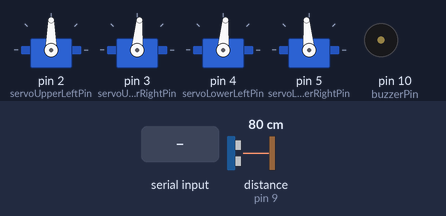
Bench run of a sketch on a simulated Arduino Uno, built with avr-gcc and run on an emulated ATmega328P. Shown: 4 × servo, buzzer (waves = sounding). Wiring (inferred from the names in the program): ultrasonic range finder: trigger pin 8; echo pin 9. The inputs (shaded band) are chosen by the test bench; at power-on: distance to the obstacle (sensor on pin 9) 80 cm. The echo pulse lasts 58.3 µs per cm.

Above: at 2.3 s.
2.4 s: "w" received over the second serial link
At 3.5 s:
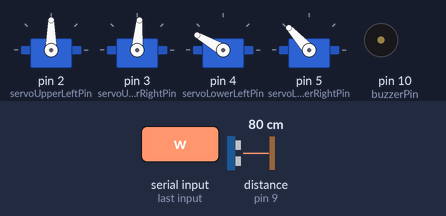
5.4 s: distance to the obstacle (sensor on pin 9) set to 60 cm
8.4 s: "l" received over the second serial link
At 10.22 s:
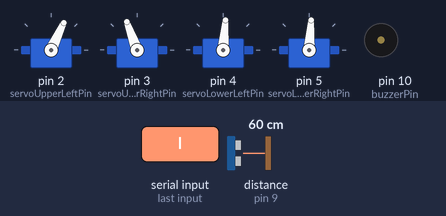
11.4 s: "b" received over the second serial link
At 12.7 s:
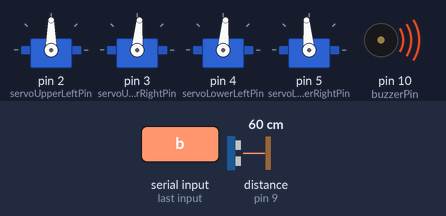
14.4 s: "d" received over the second serial link
At 14.88 s:
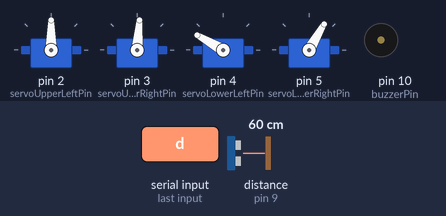
17.4 s: "a" received over the second serial link
At 18.6 s:
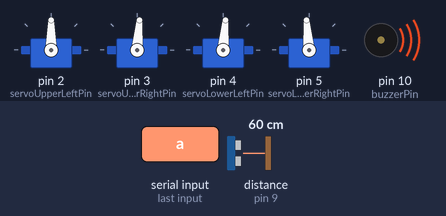
Timing chart, 0 to 26.4 s (numbered marks = the images above; inputs shaded):
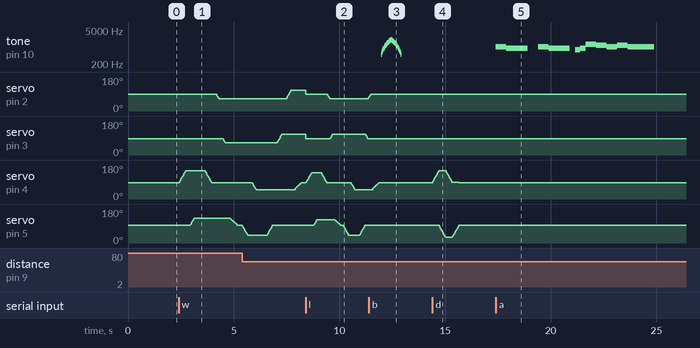

Measured:
- after the input at 2.4 s, servo on pin 2 (servoUpperLeftPin): 90° → 65° after 1.8 s; servo on pin 3 (servoUpperRightPin): 85° → 65° after 2.1 s; servo on pin 4 (servoLowerLeftPin): rises from 85° to 150° in 0.32 s, then falls to 85° in 1.2 s; servo on pin 5 (servoLowerRightPin): rises from 95° to 132° in 0.18 s, then falls to 94° in 2.3 s
- after the input at 8.4 s, servo on pin 4 (servoLowerLeftPin): rises from 85° to 140° in 0.26 s, then falls to 48° in 2.0 s
- after the input at 11.4 s, tone on pin 10 (buzzerPin): plays 500 Hz for 0.02 s, 600 Hz for 0.02 s, 700 Hz for 0.02 s, 800 Hz for 0.02 s, 900 Hz for 0.02 s, 1000 Hz for 0.02 s … (32 notes in this stretch), starting after 0.57 s
- after the input at 14.4 s, servo on pin 4 (servoLowerLeftPin): rises from 85° to 150° in 0.30 s, then falls to 85° in 0.92 s
- after the input at 17.4 s, tone on pin 10 (buzzerPin): plays 1047 Hz for 0.50 s, 880 Hz for 1.0 s, 1047 Hz for 0.50 s, 880 Hz for 1.0 s, 784 Hz for 0.25 s, 880 Hz for 0.25 s … (11 notes in this stretch), starting at once

The sketch:

OttoRobot.ino
```cpp
// (licence header left out)
#include <Servo.h>
#include <SoftwareSerial.h>

// HC-05 Bluetooth module
SoftwareSerial BTSerial(11, 12); // RX | TX
// SoftwareSerial BTSerial(10, 11); // RX | TX

// pin assignment
const int servoUpperLeftPin = 2;
const int servoUpperRightPin = 3;
const int servoLowerLeftPin = 4;
const int servoLowerRightPin = 5;
const int ultrasonicTrigPin = 8;
const int ultrasonicEchoPin = 9;
const int buzzerPin = 10;
// const int buzzerPin = 12;
// const int bluetoothPin = 6;

// servo motors
Servo servoUpperLeft;
Servo servoUpperRight;
Servo servoLowerLeft;
Servo servoLowerRight;

// for ultrasonic distance calculation
const int interval = 100;
const float soundMetersPerSecond = 343.2;
float soundMicrosecondsPerCentimeter = 1 / (soundMetersPerSecond * 100 / 1000000);
int distanceObstacleDetection = 10;  // cm

// calibrate to stand with attention
int middlePositionServoUpperLeft = 90;
int middlePositionServoUpperRight = 85;
int middlePositionServoLowerLeft = 85;
int middlePositionServoLowerRight = 95;

// angle for walking
int rightTurnIn = 20;
int rightTurnOut = 25;
int leftTurnIn = 20;
int leftTurnOut = 25;
int heelAngle = 27;
int tiptoeAngle = 55;

void setup()
{
  // Serial.begin(9600);

  pinMode(ultrasonicTrigPin, OUTPUT);
  pinMode(ultrasonicEchoPin, INPUT);
  pinMode(buzzerPin, OUTPUT);

  stand();
  delay(1000);
//  pinMode(bluetoothPin, OUTPUT);
//  delay(1000);
//  digitalWrite(bluetoothPin, HIGH);
//  delay(1000);
  BTSerial.begin(115200);  // HC-05 default speed in AT command more
  delay(100);
}

void loop()
{
  float duration, distance;

  digitalWrite(ultrasonicTrigPin, HIGH);
  delayMicroseconds(10);
  digitalWrite(ultrasonicTrigPin, LOW);
  duration = pulseIn (ultrasonicEchoPin, HIGH, 1000000);
  distance = (duration / 2) / soundMicrosecondsPerCentimeter;
//  if ((distance > 0) && (distance < 400)) {
//    Serial.print("d = ");
//    Serial.print(distance);
//    Serial.println(" cm");
//  }
//  else {
//    Serial.println("Nothing within range!");
//  }
  // delay(interval);

  if ((distance > 0) && (distance < distanceObstacleDetection)) {
//    BTSerial.print("Distance = ");
//    BTSerial.print(distance);
//    BTSerial.println("cm");
    // alarmBeep(buzzerPin);
    // BTSerial.write("Distance = ");
    // BTSerial.write(&String(distance));
    // BTSerial.write("cm\n");
    // turnLeft();
    // turnLeft();
  } else {
    if (BTSerial.available()) {
      switch (BTSerial.read()) {
        case 'w':
          walk();
          break;
        case 'l':
          turnLeft();
          break;
        case 's':
          stand();
          break;
        case 'b':
          alarmBeep(buzzerPin);
          break;
        case 'd':
          dance();
          break;
        case 'a':
          sing();
          break;
        default:
          stand();
          break;
      }
      //      if (BTSerial.read() == 'w') {
      //        walk();
      //      }
    } else {
      stand();
    }
  }
  // delay(500);
}

void stand() {
  servoUpperLeft.attach(servoUpperLeftPin);
  servoUpperRight.attach(servoUpperRightPin);
  servoLowerLeft.attach(servoLowerLeftPin);
  servoLowerRight.attach(servoLowerRightPin);

  servoUpperLeft.write(middlePositionServoUpperLeft);
  servoUpperRight.write(middlePositionServoUpperRight);
  servoLowerLeft.write(middlePositionServoLowerLeft);
  servoLowerRight.write(middlePositionServoLowerRight);

//  servoUpperLeft.detach();
//  servoUpperRight.detach();
//  servoLowerLeft.detach();
//  servoLowerRight.detach();
}

void walk() {
  servoUpperLeft.attach(servoUpperLeftPin, 500, 2400);
  servoUpperRight.attach(servoUpperRightPin, 500, 2400);
  servoLowerLeft.attach(servoLowerLeftPin, 500, 2400);
  servoLowerRight.attach(servoLowerRightPin, 500, 2400);

  // left step
  for (int i = middlePositionServoLowerLeft; i <= middlePositionServoLowerLeft + tiptoeAngle + 10; i += 1) {
    servoLowerLeft.write(i);
    delay(5);
  }
  delay(200);

  for (int i = middlePositionServoLowerRight; i <= middlePositionServoLowerRight + heelAngle + 10; i += 1) {
    servoLowerRight.write(i);
    delay(5);
  }
  delay(500);

  for (int i = middlePositionServoLowerLeft + tiptoeAngle + 10; i >= middlePositionServoLowerLeft; i -= 1) {
    servoLowerLeft.write(i);
    delay(5);
  }
  delay(200);

//   for (int i = middlePositionServoUpperLeft + leftTurnIn; i >= middlePositionServoUpperLeft - leftTurnOut; i -= 1) {
  for (int i = middlePositionServoUpperLeft; i >= middlePositionServoUpperLeft - leftTurnOut; i -= 1) {
    servoUpperLeft.write(i);
    delay(5);
  }
  delay(200);

//  for (int i = middlePositionServoUpperRight + rightTurnOut; i >= middlePositionServoUpperRight - rightTurnIn; i -= 1) {
  for (int i = middlePositionServoUpperRight; i >= middlePositionServoUpperRight - rightTurnIn; i -= 1) {
    servoUpperRight.write(i);
    delay(5);
  }
  delay(200);

  for (int i = middlePositionServoLowerRight + heelAngle + 10; i >= middlePositionServoLowerRight; i -= 1) {
    servoLowerRight.write(i);
    delay(10);
  }
  delay(200);

  // right step
  for (int i = middlePositionServoLowerRight; i >= middlePositionServoLowerRight - tiptoeAngle; i -= 1) {
    servoLowerRight.write(i);
    delay(5);
  }
  delay(200);

  for (int i = middlePositionServoLowerLeft; i >= middlePositionServoLowerLeft - heelAngle - 10; i -= 1) {
    servoLowerLeft.write(i);
    delay(5);
  }
  delay(500);

  for (int i = middlePositionServoLowerRight - tiptoeAngle; i <= middlePositionServoLowerRight; i += 1) {
    servoLowerRight.write(i);
    delay(5);
  }
  delay(200);

  for (int i = middlePositionServoUpperRight - rightTurnIn; i <= middlePositionServoUpperRight + rightTurnOut; i += 1) {
    servoUpperRight.write(i);
    delay(5);
  }
  delay(200);

  for (int i = middlePositionServoUpperLeft - leftTurnOut; i <= middlePositionServoUpperLeft + leftTurnIn; i += 1) {
    servoUpperLeft.write(i);
    delay(5);
  }
  delay(200);

  for (int i = middlePositionServoLowerLeft - heelAngle; i <= middlePositionServoLowerLeft; i += 1) {
    servoLowerLeft.write(i);
    delay(10);
  }
  delay(200);

  servoUpperLeft.detach();
  servoUpperRight.detach();
  servoLowerLeft.detach();
  servoLowerRight.detach();
}

void turnLeft() {
  stand();

  servoUpperLeft.attach(servoUpperLeftPin, 500, 2400);
  servoUpperRight.attach(servoUpperRightPin, 500, 2400);
  servoLowerLeft.attach(servoLowerLeftPin, 500, 2400);
  servoLowerRight.attach(servoLowerRightPin, 500, 2400);

  // left step
  for (int i = middlePositionServoLowerLeft; i <= middlePositionServoLowerLeft + tiptoeAngle; i += 1) {
    servoLowerLeft.write(i);
    delay(5);
  }
  delay(100);

  for (int i = middlePositionServoLowerRight; i <= middlePositionServoLowerRight + heelAngle; i += 1) {
    servoLowerRight.write(i);
    delay(5);
  }
  delay(200);

  for (int i = middlePositionServoLowerLeft + tiptoeAngle; i >= middlePositionServoLowerLeft; i -= 1) {
    servoLowerLeft.write(i);
    delay(5);
  }
  // delay(100);

  for (int i = middlePositionServoUpperLeft; i >= middlePositionServoUpperLeft - leftTurnOut; i -= 1) {
    servoUpperLeft.write(i);
    delay(5);
  }
  // delay(100);

  for (int i = middlePositionServoUpperRight; i <= middlePositionServoUpperRight + rightTurnOut; i += 1) {
    servoUpperRight.write(i);
    delay(5);
  }
  delay(100);

  for (int i = middlePositionServoLowerRight + heelAngle; i >= middlePositionServoLowerRight; i -= 1) {
    servoLowerRight.write(i);
    delay(10);
  }
  delay(100);

  // right step
  for (int i = middlePositionServoLowerRight; i >= middlePositionServoLowerRight - tiptoeAngle; i -= 1) {
    servoLowerRight.write(i);
    delay(5);
  }
  delay(100);

  for (int i = middlePositionServoLowerLeft; i >= middlePositionServoLowerLeft - heelAngle - 10; i -= 1) {
    servoLowerLeft.write(i);
    delay(5);
  }
  delay(200);

  for (int i = middlePositionServoLowerRight - tiptoeAngle; i <= middlePositionServoLowerRight; i += 1) {
    servoLowerRight.write(i);
    delay(5);
  }
  // delay(100);

  for (int i = middlePositionServoUpperRight + rightTurnOut; i >= middlePositionServoUpperRight; i -= 1) {
    servoUpperRight.write(i);
    delay(5);
  }
  // delay(100);

  for (int i = middlePositionServoUpperLeft - leftTurnOut; i <= middlePositionServoUpperLeft; i += 1) {
    servoUpperLeft.write(i);
    delay(5);
  }
  delay(100);

  for (int i = middlePositionServoLowerLeft - heelAngle; i <= middlePositionServoLowerLeft; i += 1) {
    servoLowerLeft.write(i);
    delay(10);
  }
  delay(100);

  servoUpperLeft.detach();
  servoUpperRight.detach();
  servoLowerLeft.detach();
  servoLowerRight.detach();
}

void alarmBeep(int pin) {
  int i;

  for (i = 500; i <= 2000; i += 100) {
    tone(pin, i, 20);
    delay(30);
  }

  for (i = 2000; i >= 500; i -= 100) {
    tone(pin, i, 20);
    delay(30);
  }
}

void dance() {
    servoUpperLeft.attach(servoUpperLeftPin, 500, 2400);
  servoUpperRight.attach(servoUpperRightPin, 500, 2400);
  servoLowerLeft.attach(servoLowerLeftPin, 500, 2400);
  servoLowerRight.attach(servoLowerRightPin, 500, 2400);

  // put your main code here, to run repeatedly:
  for (int i = 90; i <= 150; i++) {
    servoLowerLeft.write(i);
    delay(5);
  }
  for (int i = 90; i >= 30; i--) {
    servoLowerRight.write(i);
    delay(5);
  }
  for (int i = 150; i >= 90; i--) {
    servoLowerLeft.write(i);
    delay(5);
  }
  for (int i = 30; i <= 90; i++) {
    servoLowerRight.write(i);
    delay(5);
  }

  servoUpperLeft.detach();
  servoUpperRight.detach();
  servoLowerLeft.detach();
  servoLowerRight.detach();
}

void sing() {
  // "Suger"
  tone(buzzerPin, 1047, 500);
  delay(500);

  tone(buzzerPin, 880, 1000);
  delay(1000);
  delay(500);
  tone(buzzerPin, 1047, 500);
  delay(500);

  tone(buzzerPin, 880, 1000);
  delay(1000);
  delay(250);
  tone(buzzerPin, 784, 250);
  delay(250);
  tone(buzzerPin, 880, 250);
  delay(250);

  tone(buzzerPin, 1319, 500);
  delay(500);
  tone(buzzerPin, 1175, 250);
  delay(250);
  tone(buzzerPin, 1175, 250);
  delay(250);
  tone(buzzerPin, 1047, 250);
  delay(250);
  tone(buzzerPin, 1047, 250);
  delay(250);
  tone(buzzerPin, 1175, 500);
  delay(500);
  tone(buzzerPin, 1047, 1250);
  delay(1250);
  delay(500);
}
```
